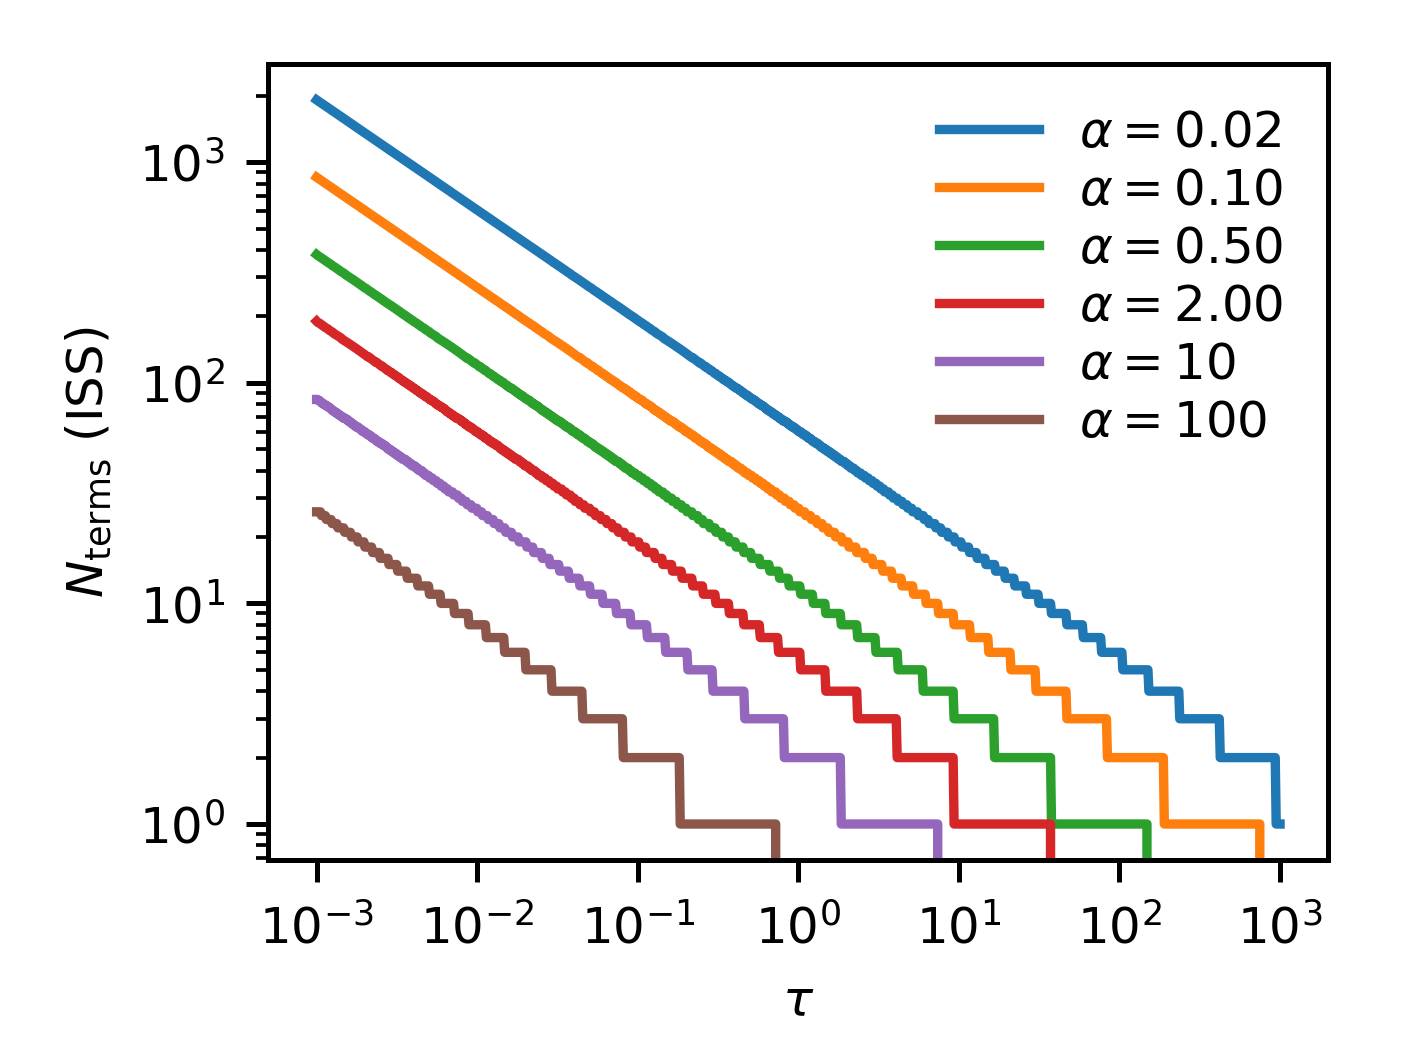

Python code for this plot:
#!/usr/bin/env python3
# -*- coding: utf-8 -*-
"""
Determine the number of terms included in the evaluation of the infinite-series
solution (ISS) of the Mason-Weaver equation.
"""

import numpy as np
import matplotlib.pyplot as plt

import sys
sys.path.append('..') # make masonweaver_analytic available here

import masonweaver_analytic
from masonweaver_analytic import MW_adim_ISS

DRAFT = True

#%% CALCULATE

if DRAFT:
    Ntau = 100 # quick generate
else:
    Ntau = 1000 # hi-res
Ny = 100

alphas = [0.02, 0.1, 0.5, 2.0, 10., 100.]
Nterms = np.zeros((Ntau, len(alphas)), dtype = np.uint)
tau = np.logspace(-3.0, 3.0, Ntau)
y = np.linspace(0, 1, Ny)

for iy, alpha in enumerate(alphas):
    for ix in range(Ntau):
        # evaluate the concentration profile ISS of the MWE at tau, alpha
        cc = MW_adim_ISS(y, tau[ix], alpha)
        # retrieve the number of terms used in its calculation
        Nterms[ix, iy] = masonweaver_analytic.ISS_Nterms_latest
        

        
#%% PLOT
        
from matplotlib import rcParams
rcParams['axes.labelsize'] = 8
rcParams['xtick.labelsize'] = 8
rcParams['ytick.labelsize'] = 8
rcParams['axes.labelsize'] = 8
rcParams['legend.fontsize'] = 8
rcParams['figure.figsize'] = (3.149, 2.362) # 80mm x 50mm
rcParams['figure.subplot.left'] = 0.19  
rcParams['figure.subplot.right'] = 0.94    
rcParams['figure.subplot.bottom'] = 0.19
rcParams['figure.subplot.top'] = 0.94
rcParams['legend.frameon'] = False

fig = plt.figure(1)
plt.clf()
for iy, alpha in enumerate(alphas):
    if alpha < 10:
        lbl = '$\\alpha = {0:.2f}$'.format(alpha)
    else:
        lbl = '$\\alpha = {0:.0f}$'.format(alpha)
    plt.loglog(tau, Nterms[:,iy], label = lbl)
fig.axes[0].set_xticks([0.001, 0.01, 0.1, 1.0, 10, 100, 1000])
plt.legend(labelspacing =  0.2)
plt.ylabel('$N_{\\rm terms}$ (ISS)')
plt.xlabel('$\\tau$')

if not DRAFT:
    plt.savefig('FIG_ISS_Nterms.png', dpi = 450)

plt.show()
